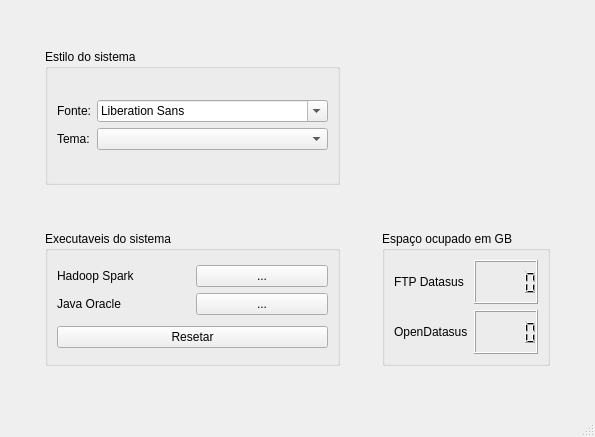
<?xml version="1.0" encoding="UTF-8"?>
<ui version="4.0">
 <class>MainWindow</class>
 <widget class="QMainWindow" name="MainWindow">
  <property name="geometry">
   <rect>
    <x>0</x>
    <y>0</y>
    <width>595</width>
    <height>437</height>
   </rect>
  </property>
  <property name="windowTitle">
   <string>Configurações</string>
  </property>
  <property name="windowIcon">
   <iconset>
    <normaloff>../assets/config.png</normaloff>../assets/config.png</iconset>
  </property>
  <widget class="QWidget" name="centralwidget">
   <layout class="QGridLayout" name="gridLayout">
    <item row="2" column="1">
     <spacer name="verticalSpacer_2">
      <property name="orientation">
       <enum>Qt::Vertical</enum>
      </property>
      <property name="sizeType">
       <enum>QSizePolicy::Preferred</enum>
      </property>
      <property name="sizeHint" stdset="0">
       <size>
        <width>20</width>
        <height>40</height>
       </size>
      </property>
     </spacer>
    </item>
    <item row="4" column="1">
     <spacer name="verticalSpacer">
      <property name="orientation">
       <enum>Qt::Vertical</enum>
      </property>
      <property name="sizeType">
       <enum>QSizePolicy::Preferred</enum>
      </property>
      <property name="sizeHint" stdset="0">
       <size>
        <width>20</width>
        <height>40</height>
       </size>
      </property>
     </spacer>
    </item>
    <item row="3" column="4">
     <widget class="QGroupBox" name="groupBox_3">
      <property name="title">
       <string>Espaço ocupado em GB</string>
      </property>
      <layout class="QGridLayout" name="gridLayout_3">
       <item row="0" column="0">
        <layout class="QGridLayout" name="gridLayout_2">
         <item row="0" column="1">
          <widget class="QLCDNumber" name="lcdNumber"/>
         </item>
         <item row="0" column="0">
          <widget class="QLabel" name="label">
           <property name="text">
            <string>FTP Datasus</string>
           </property>
          </widget>
         </item>
         <item row="1" column="0">
          <widget class="QLabel" name="label_2">
           <property name="text">
            <string>OpenDatasus</string>
           </property>
          </widget>
         </item>
         <item row="1" column="1">
          <widget class="QLCDNumber" name="lcdNumber_2"/>
         </item>
        </layout>
       </item>
      </layout>
     </widget>
    </item>
    <item row="0" column="1">
     <spacer name="verticalSpacer_4">
      <property name="orientation">
       <enum>Qt::Vertical</enum>
      </property>
      <property name="sizeType">
       <enum>QSizePolicy::Preferred</enum>
      </property>
      <property name="sizeHint" stdset="0">
       <size>
        <width>20</width>
        <height>40</height>
       </size>
      </property>
     </spacer>
    </item>
    <item row="1" column="4">
     <layout class="QVBoxLayout" name="verticalLayout_7"/>
    </item>
    <item row="1" column="5">
     <spacer name="horizontalSpacer_3">
      <property name="orientation">
       <enum>Qt::Horizontal</enum>
      </property>
      <property name="sizeHint" stdset="0">
       <size>
        <width>40</width>
        <height>20</height>
       </size>
      </property>
     </spacer>
    </item>
    <item row="1" column="1" colspan="2">
     <widget class="QGroupBox" name="groupBox">
      <property name="title">
       <string>Estilo do sistema</string>
      </property>
      <layout class="QVBoxLayout" name="verticalLayout_3">
       <item>
        <layout class="QHBoxLayout" name="horizontalLayout">
         <item>
          <layout class="QVBoxLayout" name="verticalLayout">
           <item>
            <widget class="QLabel" name="label_3">
             <property name="text">
              <string>Fonte:</string>
             </property>
            </widget>
           </item>
           <item>
            <widget class="QLabel" name="label_4">
             <property name="text">
              <string>Tema:</string>
             </property>
            </widget>
           </item>
          </layout>
         </item>
         <item>
          <layout class="QVBoxLayout" name="verticalLayout_2">
           <item>
            <widget class="QFontComboBox" name="fontComboBox"/>
           </item>
           <item>
            <widget class="QComboBox" name="comboBox"/>
           </item>
          </layout>
         </item>
        </layout>
       </item>
      </layout>
     </widget>
    </item>
    <item row="3" column="1" colspan="2">
     <widget class="QGroupBox" name="groupBox_2">
      <property name="title">
       <string>Executaveis do sistema</string>
      </property>
      <layout class="QVBoxLayout" name="verticalLayout_4">
       <item>
        <layout class="QHBoxLayout" name="horizontalLayout_2">
         <item>
          <layout class="QVBoxLayout" name="verticalLayout_5">
           <item>
            <widget class="QLabel" name="label_5">
             <property name="text">
              <string>Hadoop Spark</string>
             </property>
            </widget>
           </item>
           <item>
            <widget class="QLabel" name="label_6">
             <property name="text">
              <string>Java Oracle</string>
             </property>
            </widget>
           </item>
          </layout>
         </item>
         <item>
          <layout class="QVBoxLayout" name="verticalLayout_6">
           <item>
            <widget class="QPushButton" name="pushButton_3">
             <property name="text">
              <string>...</string>
             </property>
            </widget>
           </item>
           <item>
            <widget class="QPushButton" name="pushButton_4">
             <property name="text">
              <string>...</string>
             </property>
            </widget>
           </item>
          </layout>
         </item>
        </layout>
       </item>
       <item>
        <widget class="QPushButton" name="pushButton">
         <property name="text">
          <string>Resetar</string>
         </property>
        </widget>
       </item>
      </layout>
     </widget>
    </item>
    <item row="1" column="3">
     <spacer name="horizontalSpacer_2">
      <property name="orientation">
       <enum>Qt::Horizontal</enum>
      </property>
      <property name="sizeHint" stdset="0">
       <size>
        <width>40</width>
        <height>20</height>
       </size>
      </property>
     </spacer>
    </item>
    <item row="1" column="0">
     <spacer name="horizontalSpacer">
      <property name="orientation">
       <enum>Qt::Horizontal</enum>
      </property>
      <property name="sizeType">
       <enum>QSizePolicy::Preferred</enum>
      </property>
      <property name="sizeHint" stdset="0">
       <size>
        <width>40</width>
        <height>20</height>
       </size>
      </property>
     </spacer>
    </item>
   </layout>
  </widget>
  <widget class="QStatusBar" name="statusbar"/>
 </widget>
 <resources/>
 <connections/>
</ui>
